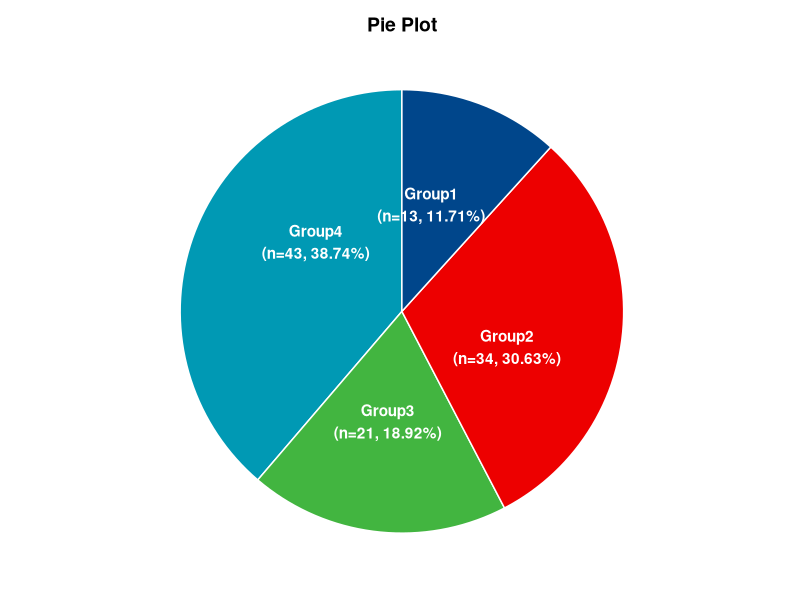

Write the R code that produced this figure.
## ---- chunk 1
# Install packages
if (!requireNamespace("ggplot2", quietly = TRUE)) {
  install.packages("ggplot2")
}
if (!requireNamespace("dplyr", quietly = TRUE)) {
  install.packages("dplyr")
}

# Load packages
library(ggplot2)
library(dplyr)
## ---- chunk 2
# Load data
data <- read.delim("files/Hiplot/141-pie-data.txt", header = T)

# Convert data structure
colnames(data) <- c("Group", "Value")
data <- data %>%
  arrange(desc(Group)) %>%
  mutate(prop = Value / sum(data$Value) * 100) %>%
  mutate(ypos = Value / length(unique(Group)) +
           c(0, cumsum(Value)[-length(Value)]) + 5)

# View data
head(data)
## ---- chunk 3
#| label: fig-1pie
#| fig-cap: "Pie"
#| out.width: "95%"
#| fig-height: 5
#| fig-width: 6
#| warning: false
#| error: false
#| message: false

# Pie
p <- ggplot(data, aes(x = "", y = Value, fill = Group)) +
  geom_col(width = 1) +
  geom_bar(stat = "identity", width = 1, color = "white") +
  geom_text(aes(y = ypos, 
                label = sprintf("%s\n(n=%s, %s%%)", Group, Value,
                                round(Value / sum(data$Value) * 100, 2))), 
            color = "white", fontface = "bold") +
  coord_polar(theta = "y", start = 0, direction = -1) +
  guides(fill = guide_legend(title = "Group")) +
  scale_fill_discrete(
    breaks = data$Group,
    labels = paste(data$Group," (", round(data$Value / sum(data$Value) * 100, 2),
                   "%)", sep = "")) +
  scale_fill_manual(values = c("#00468BFF","#ED0000FF","#42B540FF","#0099B4FF")) +
  ggtitle("Pie Plot") + 
  theme_minimal() +
  theme(
    axis.title.x = element_blank(),
    axis.title.y = element_blank(),
    axis.text.x = element_blank(),
    axis.text.y = element_blank(),
    panel.border = element_blank(),
    panel.grid = element_blank(),
    axis.ticks = element_blank(),
    plot.title = element_text(size = 14, face = "bold",
                              hjust = 0.5, vjust = -1),
    legend.position = "none"
  )
    
  
p
